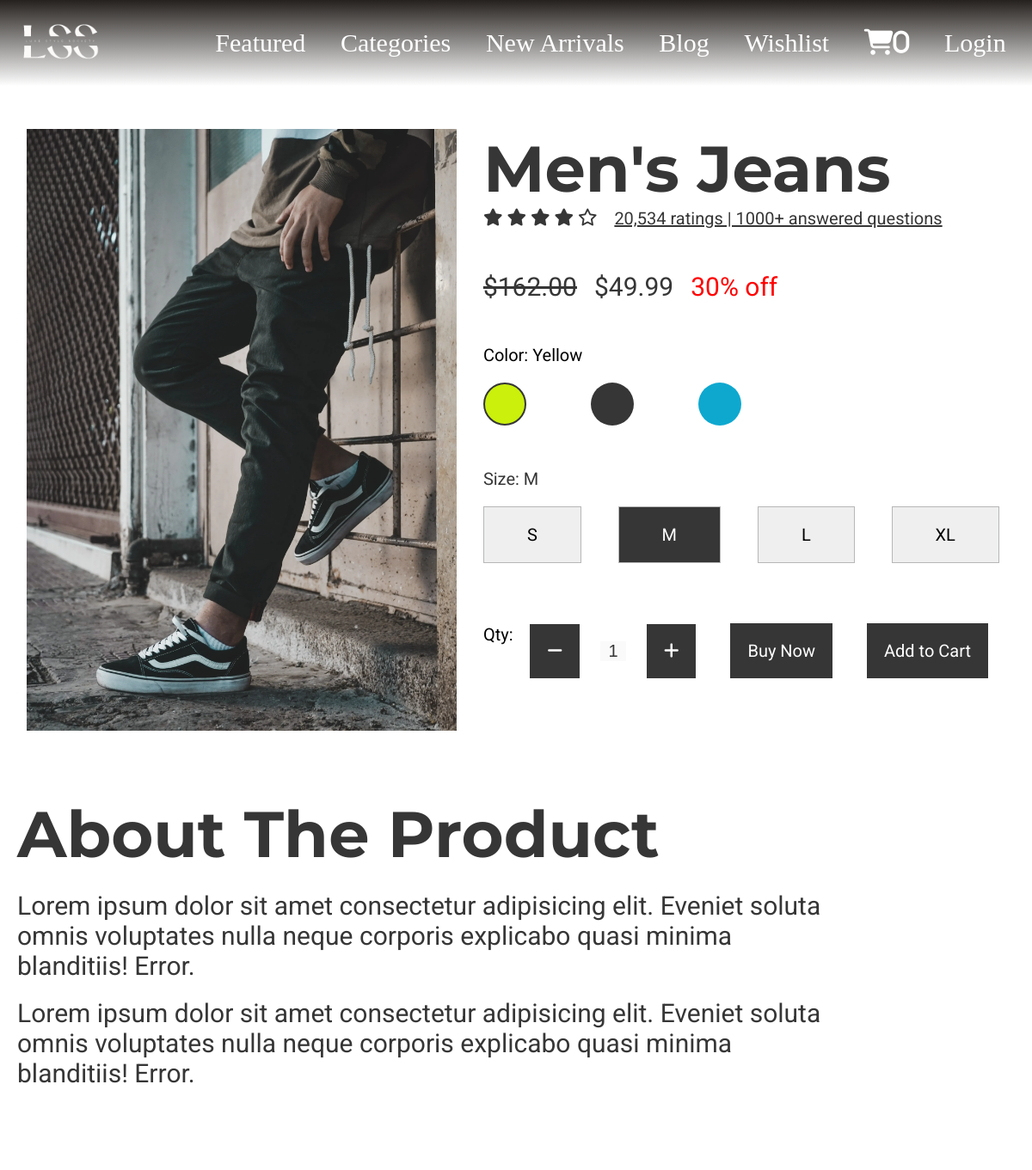
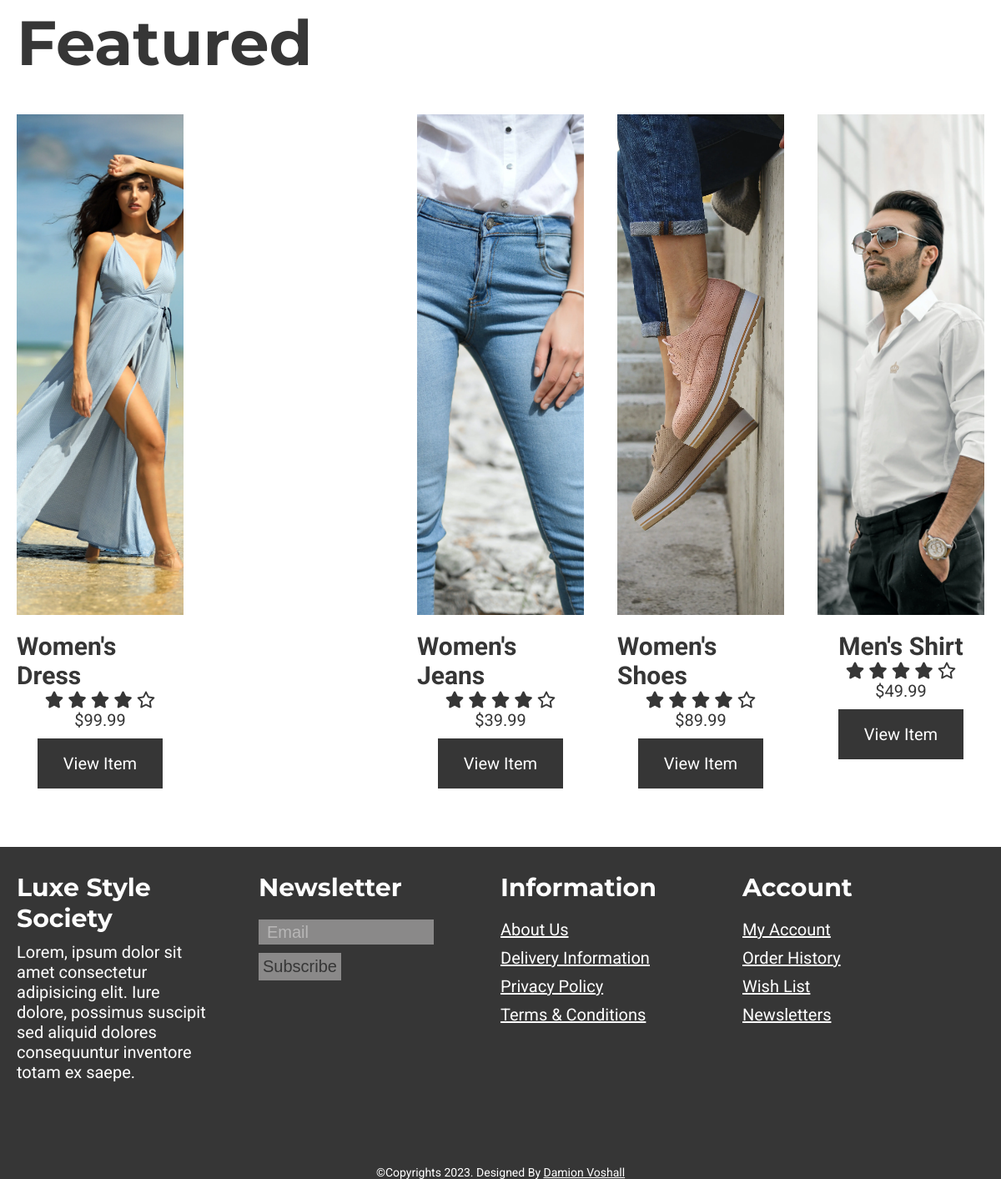
The app's page /product.php?item_id=4 with its own data (2 pictures, top to bottom).
### tables this page shows
CREATE TABLE `product` (
  `item_id` bigint(20) UNSIGNED NOT NULL,
  `item_name` varchar(255) NOT NULL,
  `item_price` double(10,2) NOT NULL,
  `item_image` varchar(255) NOT NULL,
  `item_register` date NOT NULL,
  `item_category` varchar(200) NOT NULL
);

### database/DBController.php (called while the page is built, shortened)
<?php
class DBController
{
    protected $host = 'localhost';
    protected $user = 'root';
    protected $password = '';
    protected $database = 'luxe_society';
    public function __construct()
    {
        $this->con = mysqli_connect($this->host,$this->user,$this->password,$this->database);
    }
}
?>

### functions.php (called while the page is built, shortened)
<?php session_start();
    require('database/DBController.php');
    require('database/Product.php');
    $db = new DBController();
    $product = new Product($db);
    $product_shuffle = $product->getData();
    $currentUser = array();
?>

### database/Product.php (called while the page is built, shortened)
<?php
class Product
{
    public $db = null;
    public function __construct(DBController $db)
    {
        $this->db = $db;
    }
    public function getData($table = 'product'){
        $allowedTables = ['product', 'wishlist', 'cart', 'user'];
        if (in_array($table, $allowedTables)){
        $result = $this->db->con->query("SELECT * FROM {$table}");
        $resultArray = array();
        while ($item = mysqli_fetch_array($result, MYSQLI_ASSOC)){
            $resultArray[] = $item;
        }
        return $resultArray;
    } else {
        return [];
    }
}
}
?>

### product.php (called while the page is built, shortened)
<?php
    include('header.php');
?>
<?php
    include('template/_products.php');
?>
<?php
        include('template/_featured.php');
?>
<?php
include('footer.php');
?>

### template/_featured.php (the view)
<?php
  shuffle($product_shuffle);
?>
<section id="featured">
        <div>
          <h2 class="font-mont font-size-xl color-primary">Featured</h2>
          <div class="owl-carousel owl-theme">
            <?php foreach($product_shuffle as $item) { ?>
            <div class="item">
              <div class="product font-roboto">
                <a href="<?php printf('%s?item_id=%s', 'product.php', $item['item_id']); ?>"
                  ><img src="<?php echo $item['item_image'] ?? "./assets/products/dress-shirt.jpg"; ?>" loading="lazy" alt="product1"
                /></a>
                <div class="product-info">
                  <h3 class="font-size-lg color-primary"><?php echo $item['item_name'] ?? "Unknown"; ?></h3>
                  <div class="font-size-20 color-primary">
                    <span><i class="fas fa-star"></i></span>
                    <span><i class="fas fa-star"></i></span>
                    <span><i class="fas fa-star"></i></span>
                    <span><i class="fas fa-star"></i></span>
                    <span><i class="far fa-star"></i></span>
                  </div>
                  <div>
                    <span class="font-size-20 color-primary">$<?php echo $item['item_price'] ?? '0'; ?></span>
                  </div>
                  <div>
                    <?php
                      if(isset($currentUser) && array_key_exists('user_id', $currentUser) && in_array($item['item_id'],$Cart->getCartId($Cart->getCartData($currentUser['user_id'])) ?? [])): ?>
                        <a
                        href="<?php printf('%s?item_id=%s', 'product.php', $item['item_id']); ?>"
                        disabled
                        class="font-size-20 product-btn color-secondary-bg"
                      >
                        Added to Cart
                      </a>
                      <?php else: ?>
                        <a
                        href="<?php printf('%s?item_id=%s', 'product.php', $item['item_id']); ?>"
                        name="featured_submit"
                        class="font-size-20 product-btn color-primary-bg"
                      >
                        View Item
                      </a>
                      <?php endif; ?>
                      </div>
                </div>
              </div>
            </div>
            <?php }  ?>
          </div>
        </div>
      </section>

### template/_products.php (shortened to what this page needs)
<?php
$item_id = $_GET['item_id'] ?? 1;
foreach ($product->getData() as $item) :
  if ($item['item_id'] == $item_id) :
?>
    <section id="product">
      <div>
        <div class="row">
          <div class="col">
            <img src="<?php echo $item['item_image'] ?? "./assets/products/dress-shirt.jpg"; ?>" loading="lazy" alt="product1" />
          </div>
          <div class="col">
            <h1 class="font-mont font-size-xl color-primary"><?php echo $item['item_name'] ?? "Unknown"; ?></h1>
            <div class="product-ratings">
              <div class="font-size-20 color-primary">
                <span><i class="fas fa-star"></i></span>
                <span><i class="fas fa-star"></i></span>
                <span><i class="fas fa-star"></i></span>
                <span><i class="fas fa-star"></i></span>
                <span><i class="far fa-star"></i></span>
              </div>
              <a href="#" class="font-roboto font-size-20 color-primary">20,534 ratings | 1000+ answered questions</a>
            </div>
            <div class="pricing font-roboto font-size-lg color-primary">
              <p><strike>$162.00</strike></p>
              <p class="price">$<span><?php echo $item['item_price'] ?? '0'; ?></span></p>
              <p class="discount">30% off</p>
            </div>
            <div class="col">
              <div class="color">
                <p class="font-roboto font-size-20 color-text">Color: Yellow</p>
                <div class="color-btns">
                  <button class="color-yellow-bg active-border" data-color-name="Yellow"></button>
                  <button class="color-primary-bg" data-color-name="Black"></button>
                  <button class="color-secondary-bg" data-color-name="Blue"></button>
                </div>
              </div>
            </div>
            <div class="size">
              <p class="font-roboto font-size-20 color-primary size-text">Size: M</p>
              <div class="size-btns">
                <button class="font-size-20 font-roboto" data-size="S">S</button>
                <button class="font-size-20 font-roboto active-background" data-size="M">M</button>
                <button class="font-size-20 font-roboto" data-size="L">L</button>
                <button class="font-size-20 font-roboto" data-size="XL">XL</button>
              </div>
            </div>
            <div class="purchase-btns">
              <div class="p-qty">
                <p class="font-roboto font-size-20 p-qty-txt">Qty:</p>
                <div class="font-roboto p-qty-btns">
                  <button data-id="pro1" class="p-qty-down font-size-20 color-primary-bg">
                    <i class="fa-solid fa-minus"></i>
                  </button>
                  <input data-id="pro1" type="text" class="p-qty-input font-size-20 color-primary" disabled value="1" placeholder="1" />
                  <button data-id="pro1" class="p-qty-up font-size-20 color-primary-bg">
                    <i class="fa-solid fa-plus"></i>
                  </button>
                </div>
              </div>
                <button class="font-size-20 font-roboto color-primary-bg" type="submit">
                  Buy Now
                </button>
              <form method="post">
                <?php
                if (isset($currentUser) && array_key_exists('user_id', $currentUser) && in_array($item['item_id'], $Cart->getCartId($Cart->getCartData($currentUser['user_id'])) ?? [])) {
                  echo '<button
                        type="submit"
                        disabled
                        class="font-size-20 font-roboto color-primary-bg"
                      >
                        Added to Cart
                      </button>';
                } else {
                  echo '<button
                        type="submit"
                        name="product_submit"
                        class="font-size-20 font-roboto color-primary-bg"
                      >
                        Add to Cart
                      </button>';
                }
                ?>
              </form>
            </div>
          </div>
        </div>
        <div class="product-description">
          <h2 class="font-mont font-size-xl color-primary">About The Product</h2>
          <p class="font-roboto font-size-lg color-primary">
            Lorem ipsum dolor sit amet consectetur adipisicing elit. Eveniet
            soluta omnis voluptates nulla neque corporis explicabo quasi
            minima blanditiis! Error.
          </p>
          <p class="font-roboto font-size-lg color-primary">
            Lorem ipsum dolor sit amet consectetur adipisicing elit. Eveniet
            soluta omnis voluptates nulla neque corporis explicabo quasi
            minima blanditiis! Error.
          </p>
        </div>
      </div>
    </section>
<?php
  endif;
endforeach;
?>

### style.css (style rules this page uses)
* { margin: 0; padding: 0; }
button, button:focus { outline: none; box-shadow: none; }
input, input:focus { border: none; outline: none; }
.font-roboto { font-family: "Roboto", sans-serif; }
.font-mont { font-family: "Montserrat", sans-serif; }
.font-size-20 { font-size: 20px; }
.font-size-lg { font-size: 30px; }
.font-size-xl { font-size: 75px; }
.color-primary { color: rgb(54, 54, 54); }
.color-primary-bg { background: rgb(54, 54, 54); }
.color-secondary-bg { background: #0ea8cf; }
.color-yellow-bg { background: #caf00c; }
#featured, #new-arrivals { margin-top: 100px; }
#featured h2, #new-arrivals h2 { margin-left: 20px; }
#featured .owl-carousel, #new-arrivals .owl-carousel { margin-top: 20px; }
#featured .owl-carousel .item, #new-arrivals .owl-carousel .item { margin: 20px; }
#featured .owl-carousel .item .product, #new-arrivals .owl-carousel .item .product { display: flex; flex-direction: column; align-items: center; }
#featured .owl-carousel .item .product a, #new-arrivals .owl-carousel .item .product a { overflow: hidden; }
#featured .owl-carousel .item .product img, #new-arrivals .owl-carousel .item .product img { height: 600px; width: 100%; object-fit: cover; transition: transform 0.5s ease; }
#featured .product-info, #new-arrivals .product-info { margin-top: 20px; display: flex; flex-direction: column; align-items: center; }
#featured .product-btn, #new-arrivals .product-btn { display: block; width: 130px; height: 40px; margin-top: 10px; padding: 10px; border: none; color: white; transition: background-color 0.5s ease; text-decoration: none; text-align: center; line-height: 40px; }
#product { margin-top: 150px; }
#product .row .col img { object-fit: cover; width: 500px; height: 700px; }
#product .row { display: flex; justify-content: space-evenly; }
#product .product-ratings { display: flex; }
#product .product-ratings a { margin-left: 20px; }
#product .pricing { display: flex; margin-top: 50px; }
#product .price, #product .discount { margin-left: 20px; }
#product .discount { color: red; }
#product .color { margin-top: 50px; }
#product .color .color-btns { width: 300px; display: flex; justify-content: space-between; margin-top: 20px; }
#product .color button { width: 50px; height: 50px; border: none; border-radius: 100%; transition: border 0.5s ease; }
#product .active-border { border: 2px solid rgb(54, 54, 54) !important; box-sizing: border-box; }
#product .size { margin-top: 50px; }
#product .size .size-btns { margin-top: 20px; width: 600px; display: flex; justify-content: space-between; }
#product .size button { padding: 20px 50px; border: 1px solid rgb(184, 183, 183); transition: border-color 0.5s ease; }
#product .active-background { background-color: rgb(54, 54, 54); color: white; border: none; }
#product .purchase-btns { display: flex; justify-content: center; align-items: center; margin-top: 70px; }
#product .p-qty { display: flex; }
#product .p-qty input { width: 30px; text-align: center; }
#product .purchase-btns button { margin: 0 20px; color: white; border: none; padding: 20px; transition: background-color 0.5s ease; }
#product .product-description { margin-left: 20px; margin-top: 70px; width: 80%; }
#product .product-description p { margin-top: 20px; }

### records on screen
product: item_image (picture), item_name "Men's Jeans", item_price "49.99"
product: item_image (picture), item_name "Women's Dress", item_price "99.99"
product: item_image (picture), item_name "Women's Jeans", item_price "39.99"
product: item_image (picture), item_name "Women's Shoes", item_price "89.99"
product: item_image (picture), item_name "Men's Shirt", item_price "49.99"
